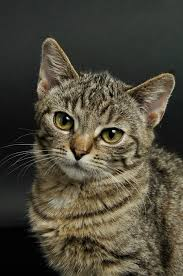
#> input picture images.jpeg, 183 x 276 px
$ python ascii_generator.py
#> lines starting #> are read from the running program, lines starting #| are printed output that depends on the picture
#> the answer given: images.jpeg
from PIL import Image
import sys


ASCII_CHARS = "@%#*+=-:. "[::-1]

def image_to_ascii(image_path, new_width=100):
#> called with image_path = 'images.jpeg', new_width = 100
    try:

        image = Image.open(image_path)
#> image is the input picture: PIL image 183x276 RGB; mean R, G, B 76.6, 71.9, 58
    except Exception as e:
        print(f"Error: {e}")
        return


    width, height = image.size
#> width = 183; height = 276
    aspect_ratio = height / width
#> aspect_ratio = 1.51
    new_height = int(new_width * aspect_ratio * 0.5)
#> new_height = 75
    image = image.resize((new_width, new_height))
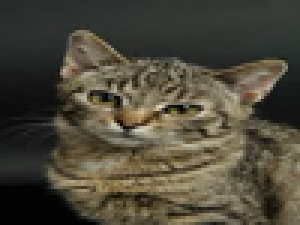
#> image: PIL image 100x75 RGB (shown 3 times larger); mean R, G, B 76.6, 71.9, 58


    image = image.convert("L")
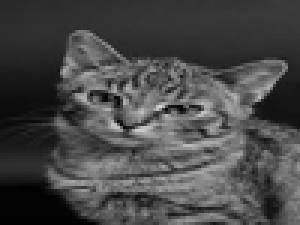
#> image: PIL image 100x75 L (shown 3 times larger); min 0, max 214, mean 71.7


    pixels = image.getdata()
    ascii_str = "".join(ASCII_CHARS[pixel // (255 // (len(ASCII_CHARS) - 1))] for pixel in pixels)


    ascii_str_lines = [ascii_str[i:i+new_width] for i in range(0, len(ascii_str), new_width)]
#> ascii_str_lines = 75 items
    ascii_image = "\n".join(ascii_str_lines)

    return ascii_image


def main():
    image_path = input("Enter the path of the image file: ")
    ascii_art = image_to_ascii(image_path)
    if ascii_art:
        print("\nGenerated ASCII Art:\n")
        print(ascii_art)


        with open("ascii_art.txt", "w") as f:
            f.write(ascii_art)
        print("\nASCII art saved to ascii_art.txt")

if __name__ == "__main__":
    main()
